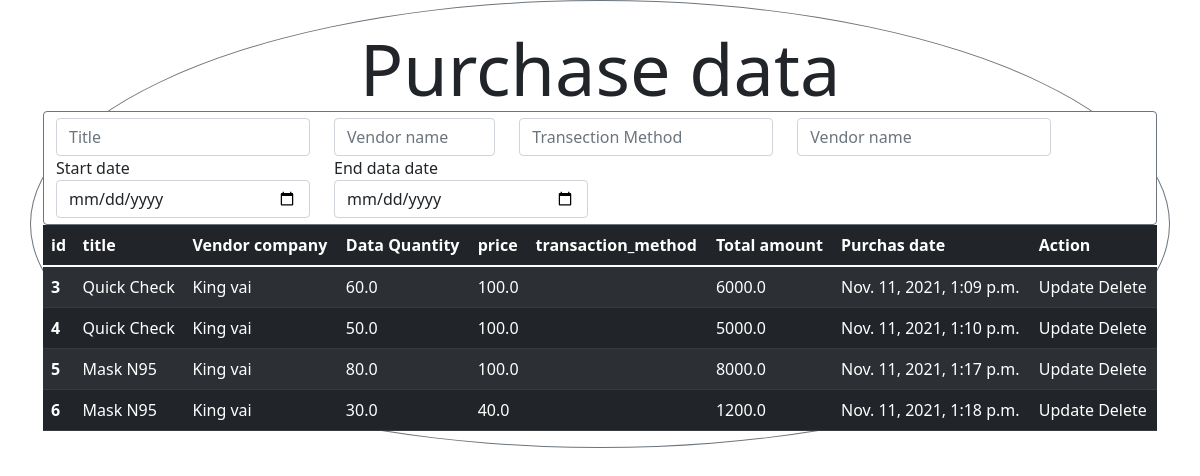
The page /transection/pur_prodcut on the database as committed earlier.
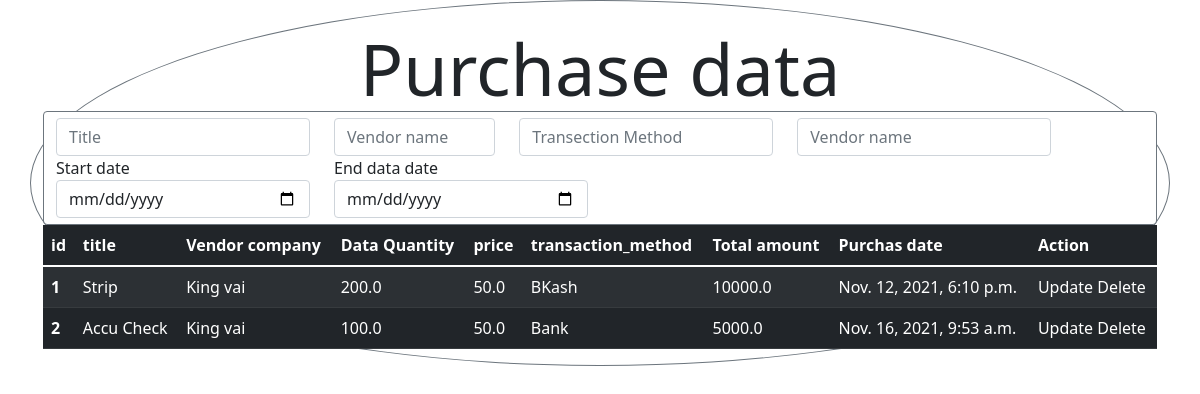
The same page on the database as committed later.
### Transaction_app/models.py (models this page shows, shortened)
class Purchase(models.Model):
   product            = models.ForeignKey(Product,on_delete=models.CASCADE)
   vendor             = models.ForeignKey(Vendor,on_delete=models.CASCADE)
   quantity           = models.FloatField()
   price              = models.FloatField()
   transaction_method = models.ForeignKey(Transaction_Method,on_delete=models.CASCADE,null=True,default="None")
   total_amount       = models.FloatField(editable=False,default=0)
   purchase_date      = models.DateTimeField(auto_now_add=True)
   class Meta:
      verbose_name_plural="Purchase Data"

class Transaction_Method(models.Model):
   method_name = models.CharField(max_length=20)
   class Meta:
      verbose_name_plural="Transaction Method"

### Products/models.py (models this page shows, shortened)
class Product(models.Model):
   title          =  models.CharField(max_length=100)
   detail         = models.TextField(max_length=100)
   creator        = models.ForeignKey(User,on_delete=models.CASCADE)
   category       = models.ForeignKey(Product_Category,on_delete=models.CASCADE)
   unit           = models.ForeignKey(Product_Unit,on_delete=models.CASCADE)
   product_photo  = models.ImageField(upload_to=upload_image_path,null=True)
   upload_date    = models.DateField(auto_now_add=True)

### Vendor_Company/models.py (models this page shows, shortened)
class Vendor(models.Model):
   vendor_name = models.CharField(max_length=100,null=True)
   country = models.CharField(max_length=50,null=True)
   address = models.CharField(max_length=100,null=True)
   phone_number = models.IntegerField(null=True)
   email = models.EmailField(max_length=20,null=True)
   vendor_photo = models.ImageField(upload_to=upload_image_path,null=True)
   running_status = models.BooleanField(null=True)

### Transaction_app/views.py (the view)
# urls.py: path('pur_prodcut',purchase_data_view, name='pur_data_link'),
def purchase_data_view(request):
   all_purchase_data = Purchase.objects.all()
   context = {
      'all_purchase_data':all_purchase_data
   }
   return render(request,'all_purchase_data.html',context)

### Transaction_app/templates/all_purchase_data.html
{% extends 'bootstrap/cdn.html' %}
{% load static %}
{% block head %}
    <div class="border-secondary container border border rounded-circle">
    <br>
    <div class="display-2 text-center">Purchase data</div>
    <form class="border-secondary form-control">
        <div class="row">
            <div class="col-3">
                <input class="form-control" placeholder="Title">
            </div>
            <div class="col-2">
                <input class="form-control" placeholder="Vendor name">
            </div>
            <div class="col-3">
                <input class="form-control" placeholder="Transection Method">
            </div>
            <div class="col-3">
                <input class="form-control" placeholder="Vendor name">
            </div>
        </div>
        <div class="row">
            <div class="col-3">
                <label>Start date</label><input class="form-control" type="date" placeholder="start date">
            </div>
            <div class="col-3">
                <label>End data date</label><input class="form-control" type="date" placeholder="start date">
            </div>
        </div>
    </form>
        <table class="table table-striped table-dark">
          <thead>
            <tr>
                <th scope="col">id</th>
                <th scope="col">title</th>
                <th scope="col">Vendor company</th>
                <th scope="col">Data Quantity</th>
                <th scope="col">price</th>
                <th scope="col">transaction_method</th>
                <th scope="col">Total amount</th>
                <th scope="col">Purchas date</th>
                <th scope="col">Action</th>
            </tr>
          </thead>
          <tbody>
          {% for data in all_purchase_data %}
            <tr>
                <th scope="row">{{ data.id }}</th>
                <td>{{ data.product.title }}</td>
                <td>{{ data.vendor.vendor_name }}</td>
                <td>{{ data.quantity }}</td>
                <td>{{ data.price }}</td>
                <td>{{ data.transaction_method.method_name }}</td>
                <td>{{ data.total_amount }}</td>
                <td>{{ data.purchase_date }}</td>
                <td>
                    <a>Update</a>
                    <a>Delete</a>
                </td>
            </tr>
          {% endfor %}
          </tbody>
        </table>
    </div>
{% endblock %}

Rows that differ between the two databases and show on the page:
removed Purchase: id "3", product "Quick Check", vendor.vendor_name "King vai", quantity "60.0", price "100.0", total_amount "6000.0", purchase_date "Nov. 11, 2021, 1:09 p.m."
removed Purchase: id "4", product "Quick Check", vendor.vendor_name "King vai", quantity "50.0", price "100.0", total_amount "5000.0", purchase_date "Nov. 11, 2021, 1:10 p.m."
removed Purchase: id "5", product "Mask N95", vendor.vendor_name "King vai", quantity "80.0", price "100.0", total_amount "8000.0", purchase_date "Nov. 11, 2021, 1:17 p.m."
removed Purchase: id "6", product "Mask N95", vendor.vendor_name "King vai", quantity "30.0", price "40.0", total_amount "1200.0", purchase_date "Nov. 11, 2021, 1:18 p.m."
added Purchase: id "1", product "Strip", vendor.vendor_name "King vai", quantity "200.0", price "50.0", transaction_method.method_name "BKash", total_amount "10000.0", purchase_date "Nov. 12, 2021, 6:10 p.m."
added Purchase: id "2", product "Accu Check", vendor.vendor_name "King vai", quantity "100.0", price "50.0", transaction_method.method_name "Bank", total_amount "5000.0", purchase_date "Nov. 16, 2021, 9:53 a.m."
